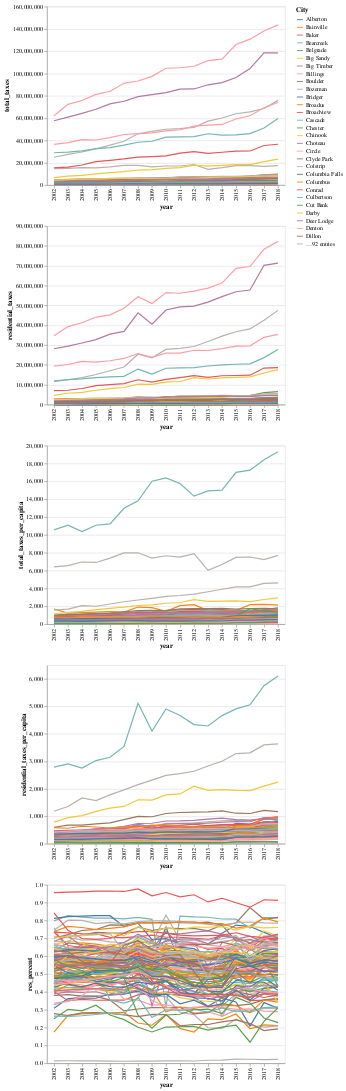

Notebook source saved alongside this figure:
### Code cell
plot_vars = [
    'total_taxes','residential_taxes','total_taxes_per_capita',
    'residential_taxes_per_capita','res_percent',
]

alt.Chart(df).mark_line().encode(
    x='year:O',
    y=alt.Y(alt.repeat('row'), type='quantitative'),
    color='City',
    tooltip=['City'],
).repeat(
    row=plot_vars
)

### Figure 1 — Vega-Lite specification as saved in the notebook (floating-point values rounded to 4 significant figures; data arrays with more than 128 entries replaced by an {"elided": "..."} marker saying what was removed)
{"$schema": "https://vega.github.io/schema/vega-lite/v3.4.0.json", "config": {"background": "white", "mark": {"tooltip": null}, "view": {"height": 300, "width": 400}}, "datasets": {"data-1c05a0cffda3045d05a1ff0064784469": {"elided": "2057 records"}}, "repeat": {"row": ["total_taxes", "residential_taxes", "total_taxes_per_capita", "residential_taxes_per_capita", "res_percent"]}, "spec": {"data": {"name": "data-1c05a0cffda3045d05a1ff0064784469"}, "encoding": {"color": {"field": "City", "type": "nominal"}, "tooltip": [{"field": "City", "type": "nominal"}], "x": {"field": "year", "type": "ordinal"}, "y": {"field": {"repeat": "row"}, "type": "quantitative"}}, "mark": "line"}}
